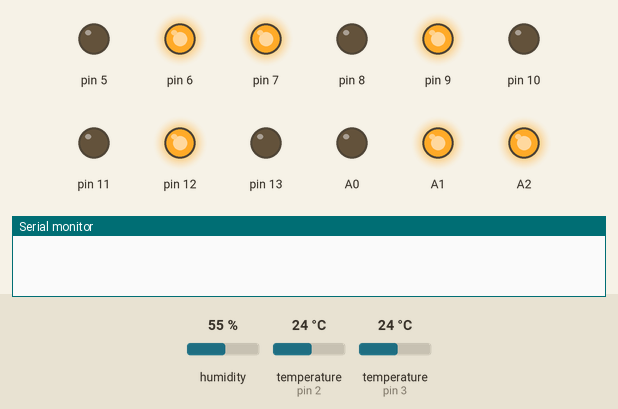
A sketch run on a simulated Arduino Uno, built with avr-gcc and run on an emulated ATmega328P. On the bench: output pins drawn as LEDs (lit = HIGH), the last lines printed to the serial monitor. The test bench sets the inputs (shaded band); at power-on: temperature (sensors on pin 2, pin 3) 24 °C, humidity 55 %.

Above: at 2.2 s.
2.3 s: temperature (sensor on pin 2) set to 35 °C
At 4.5 s:
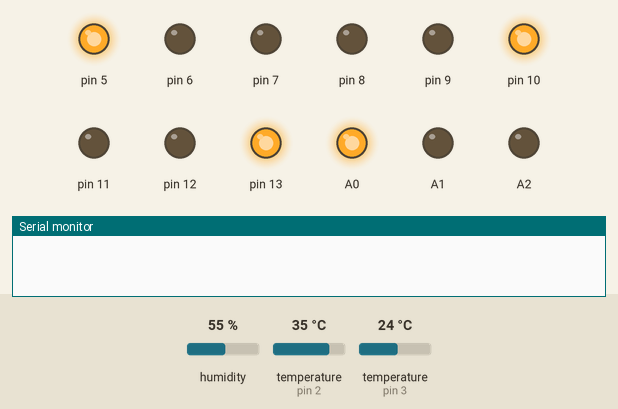
5.9 s: temperature (sensor on pin 2) set to 38 °C
12.6 s: temperature (sensor on pin 2) set to 12 °C
At 16.0 s:
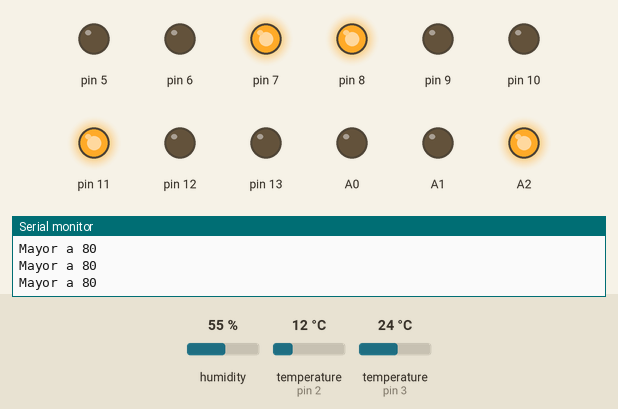
16.2 s: temperature (sensor on pin 2) set to 41 °C
At 18.2 s:
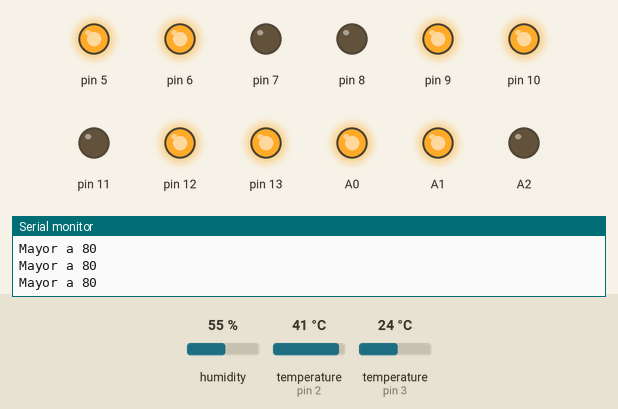
Timing chart, 0 to 20.1 s (numbered marks = the images above; inputs shaded):
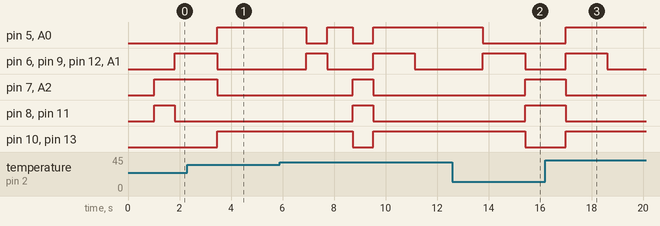

Measured:
- after the input at 12.6 s, pin 7, pin 8, pin 11, A2: LOW → HIGH after 2.8 s; pin 10, pin 13: HIGH → LOW after 2.8 s
- after the input at 16.2 s, pin 5, pin 10, pin 13, A0: LOW → HIGH after 0.79 s instead of 2.5 s; pin 7, A2: HIGH → LOW after 0.79 s instead of 2.5 s
- by itself, pin 5, A0: alternates HIGH for 1.0 s and LOW for 0.80 s, 4 changes in all, then stays HIGH

The sketch:

Sensores.ino
```cpp
#include <OneWire.h> //Se importan las librerías
#include <DallasTemperature.h>

#define Pin 2 //Se declara el pin donde se conectará la DATA

OneWire ourWire(Pin); //Se establece el pin declarado como bus para la comunicación OneWire

DallasTemperature sensors(&ourWire); //Se instancia la librería DallasTemperature

#include <DHT11.h>

int pin = 3;
DHT11 dht11(pin);

void setup() {
  delay(1000);
  Serial.begin(9600);
  sensors.begin(); //Se inician los sensores
  for (int i = 13; i > 4; i--) {
    pinMode(i, OUTPUT);
  }
  pinMode(A0, OUTPUT);
  pinMode(A1, OUTPUT);
  pinMode(A2, OUTPUT);
}

void loop() {
  unsigned long Time = 0;
  unsigned short caso = 1;
  int err;
  float temp, hum;
  while (1) {
    switch (caso) {
      case 1:
        //Rojo semaforo 1
        Semaforo1(caso);
        //Rojo Semaforo 2
        Semaforo2(caso);
        //Verde Semaforo 3
        Semaforo3(caso);
        //Verde Semaforo 4
        Semaforo4(caso);
        //Lectura de sensores
        sensors.requestTemperatures();
        if (millis() - Time > 1000) {
          caso = 2;
          Time = millis();
        }
        if ((err = dht11.read(hum, temp)) == 0)   // Si devuelve 0 es que ha leido bien
        {
          if ((temp + sensors.getTempCByIndex(0)) / 2 > 30) {
            Semaforo1(3);
            Semaforo2(3);
            Semaforo3(3);
            Semaforo4(3);
            Serial.println("Mayor a 80");
          }
          else
          {
            if (((temp + sensors.getTempCByIndex(0)) / 2 > 25) && hum > 70) {
              Semaforo1(2);
              Semaforo2(2);
              Semaforo3(2);
              Semaforo4(2);
              Serial.println("Humedad");
            }
          }
        }
        else
        {
          if (sensors.getTempCByIndex(0) > 30) {
            Semaforo1(3);
            Semaforo2(3);
            Semaforo3(3);
            Semaforo4(3);
            Serial.println("Mayor a 80");
          }
          else
          {
            if (((sensors.getTempCByIndex(0)) > 25) && hum > 70) {
              Semaforo1(2);
              Semaforo2(2);
              Semaforo3(2);
              Semaforo4(2);
              Serial.println("Humedad");
            }
          }
        }
        break;
      case 2:
        //AmarilloRojo Semaforo 1
        Semaforo1(caso);
        //AmarilloRojo Semaforo 2
        Semaforo2(caso);
        //Amarillo Semaforo 3
        Semaforo3(caso);
        //Amarillo Semaforo 4
        Semaforo4(caso);
        //Lectura de sensores
        sensors.requestTemperatures();
        err = dht11.read(hum, temp);
        if (millis() - Time > 1000) {
          caso = 3;
          Time = millis();
        }
        if ((err = dht11.read(hum, temp)) == 0)   // Si devuelve 0 es que ha leido bien
        {
          if ((temp + sensors.getTempCByIndex(0)) / 2 > 30) {
            Semaforo1(3);
            Semaforo2(3);
            Semaforo3(3);
            Semaforo4(3);
            Serial.println("Mayor a 80");
          }
          else
          {
            if (((temp + sensors.getTempCByIndex(0)) / 2 > 25) && hum > 70) {
              Semaforo1(2);
              Semaforo2(2);
              Semaforo3(2);
              Semaforo4(2);
              Serial.println("Humedad");
            }
          }
        }
        else
        {
          if (sensors.getTempCByIndex(0) > 30) {
            Semaforo1(3);
            Semaforo2(3);
            Semaforo3(3);
            Semaforo4(3);
            Serial.println("Mayor a 80");
          }
          else
          {
            if (((sensors.getTempCByIndex(0)) > 25) && hum > 70) {
              Semaforo1(2);
              Semaforo2(2);
              Semaforo3(2);
              Semaforo4(2);
              Serial.println("Humedad");
            }
          }
        }
        break;
      case 3:
        //Verde Semaforo 1
        Semaforo1(caso);
        //Verde Semaforo 2
        Semaforo2(caso);
        //Rojo Semaforo 3
        Semaforo3(caso);
        //Rojo Semaforo 4
        Semaforo4(caso);
        //Lectura de sensores
        sensors.requestTemperatures();
        err = dht11.read(hum, temp);
        if (millis() - Time > 2000) {
          caso = 4;
          Time = millis();
        }
        if ((err = dht11.read(hum, temp)) == 0)   // Si devuelve 0 es que ha leido bien
        {
          if ((temp + sensors.getTempCByIndex(0)) / 2 > 30) {
            Semaforo1(3);
            Semaforo2(3);
            Semaforo3(3);
            Semaforo4(3);
            delay(1000);
            Serial.println("Mayor a 80");
          }
          else
          {
            if (((temp + sensors.getTempCByIndex(0)) / 2 > 25) && hum > 70) {
              Semaforo1(2);
              Semaforo2(2);
              Semaforo3(2);
              Semaforo4(2);
              delay(500);
              Serial.println("Humedad");
            }
          }
        }
        else
        {
          if (sensors.getTempCByIndex(0) > 30) {
            Semaforo1(3);
            Semaforo2(3);
            Semaforo3(3);
            Semaforo4(3);
            delay(1000);
            Serial.println("Mayor a 80");
          }
          else
          {
            if (((sensors.getTempCByIndex(0)) > 25) && hum > 70) {
              Semaforo1(2);
              Semaforo2(2);
              Semaforo3(2);
              Semaforo4(2);
              delay(500);
              Serial.println("Humedad");
            }
          }
        }
        break;
      case 4:
        //Amarillo Semaforo 1
        Semaforo1(caso);
        //Amarillo Semaforo 2
        Semaforo2(caso);
        //AmarilloRojo Semaforo 3
        Semaforo3(caso);
        //AmarilloRojo Semaforo 4
        Semaforo4(caso);
        //Lectura de sensores
        sensors.requestTemperatures();
        err = dht11.read(hum, temp);
        if (millis() - Time > 1000) {
          caso = 1;
          Time = millis();
        }
        if ((err = dht11.read(hum, temp)) == 0)   // Si devuelve 0 es que ha leido bien
        {
          if ((temp + sensors.getTempCByIndex(0)) / 2 > 30) {
            Semaforo1(3);
            Semaforo2(3);
            Semaforo3(3);
            Semaforo4(3);
            delay(1000);
            Serial.println("Mayor a 80");
          }
          else
          {
            if (((temp + sensors.getTempCByIndex(0)) / 2 > 25) && hum > 70) {
              Semaforo1(2);
              Semaforo2(2);
              Semaforo3(2);
              Semaforo4(2);
              delay(500);
              Serial.println("Humedad");
            }
          }
        }
        else
        {
          if (sensors.getTempCByIndex(0) > 30) {
            Semaforo1(3);
            Semaforo2(3);
            Semaforo3(3);
            Semaforo4(3);
            delay(1000);
            Serial.println("Mayor a 80");
          }
          else
          {
            if (((sensors.getTempCByIndex(0)) > 25) && hum > 70) {
              Semaforo1(2);
              Semaforo2(2);
              Semaforo3(2);
              Semaforo4(2);
              delay(500);
              Serial.println("Humedad");
            }
          }
        }
        break;
    }
  }
}
void Semaforo1(unsigned short caso) {
  if (caso == 1) {
    //Rojo semaforo 1
    digitalWrite(7, HIGH);
    digitalWrite(6, LOW);
    digitalWrite(5, LOW);
  }
  if (caso == 2) {
    //AmarilloRojo Semaforo 1
    digitalWrite(6, HIGH);
  }
  if (caso == 3) {
    //Verde Semaforo 2
    digitalWrite(5, HIGH);
    digitalWrite(6, LOW);
    digitalWrite(7, LOW);
  }
  if (caso == 4) {
    //Amarillo Semaforo 1
    digitalWrite(6, HIGH);
    digitalWrite(5, LOW);
  }
}
void Semaforo2(unsigned short caso) {
  if (caso == 1) {
    //Rojo semaforo 1
    digitalWrite(A2, HIGH);
    digitalWrite(A1, LOW);
    digitalWrite(A0, LOW);
  }
  if (caso == 2) {
    //AmarilloRojo Semaforo 2
    digitalWrite(A1, HIGH);
  }
  if (caso == 3) {
    //Verde Semaforo 2
    digitalWrite(A0, HIGH);
    digitalWrite(A1, LOW);
    digitalWrite(A2, LOW);
  }
  if (caso == 4) {
    //Amarillo Semaforo 2
    digitalWrite(A1, HIGH);
    digitalWrite(A0, LOW);
  }
}
void Semaforo3(unsigned short caso) {
  if (caso == 1) {
    //Verde Semaforo 4
    digitalWrite(11, HIGH);
    digitalWrite(12, LOW);
    digitalWrite(13, LOW);
  }
  if (caso == 2) {
    //Amarillo Semaforo 3
    digitalWrite(11, LOW);
    digitalWrite(12, HIGH);
  }
  if (caso == 3) {
    //Rojo Semaforo 3
    digitalWrite(13, HIGH);
    digitalWrite(12, LOW);
  }
  if (caso == 4) {
    //AmarilloRojo Semaforo 3
    digitalWrite(12, HIGH);
  }
}
void Semaforo4(unsigned short caso) {
  if (caso == 1) {
    //Verde Semaforo 3
    digitalWrite(8, HIGH);
    digitalWrite(9, LOW);
    digitalWrite(10, LOW);
  }
  if (caso == 2) {
    //Amarillo Semaforo 4
    digitalWrite(8, LOW);
    digitalWrite(9, HIGH);
  }
  if (caso == 3) {
    //Rojo Semaforo 4
    digitalWrite(10, HIGH);
    digitalWrite(9, LOW);
  }
  if (caso == 4) {
    //AmarilloRojo Semaforo 4
    digitalWrite(9, HIGH);
  }
}
```
